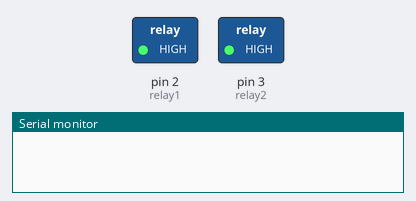
A sketch run on a simulated Arduino Uno, built with avr-gcc and run on an emulated ATmega328P. Shown: switched loads named in the sketch (green lamp = pin HIGH), the last lines printed to the serial monitor.

Above: at 0.1 s.
At 51.1 s:
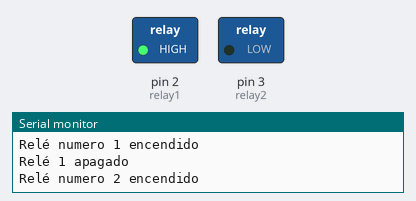
At 99.1 s:
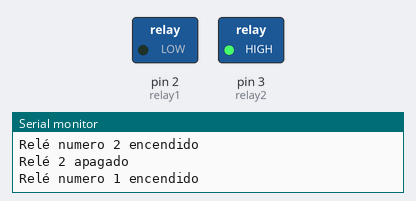
Timing chart, 0 to 100.6 s (numbered marks = the images above):
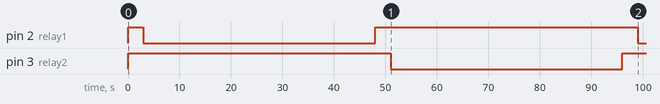

The sketch:

semaforo_2reles.ino
```cpp
/* Autor: Jesús López
   Fecha: 05 de Agosto de 2022
   Titulo: Proyecto iluminación con relé.
   Descripcion: Este programa realizará un encendido de la bombilla a través del relé y comutará entre otro relé para que siemrpe
   tenga una bombilla activa y nunca dos al mismo tiempo.


  Conexiones del relé:
    S: pin 2/3
    +: 5V
    -: GND
*/

// Definimos la salida de la señal del rele1 al pin número 2.
int relay1 = 2;

// Definimos la salida de la señal del rele2 al pin número 3.
int relay2 = 3;


// Configuración
void setup() {
  pinMode(relay1, OUTPUT); // Configuramos que el primer relé es una salida o OUTPUT de la placa, pin "D2".
  pinMode(relay2, OUTPUT); // Configuramos que el segundo relé es una salida o OUTPUT de la placa, pin "D3".
  Serial.begin(9600); // Abrir el puerto serie a la velocidad de 9600bpspara transferencia de datos.
}


// Código principal en búcle infinito
void loop() {

  // Iniciamos con los dos reles apagados.
  digitalWrite(relay1, HIGH);  // Envia señal ALTA (5V) al primer relé.
  digitalWrite(relay2, HIGH);  // Envia señal ALTA (5V) al relé número dos.
  delay(3000); // Retardo de 3 segundos

   // Encendido del relé número 1
  digitalWrite(relay1, LOW); // Envia señal BAJA (0V) al primer relé.
  Serial.println("Relé numero 1 encendido");
  delay(45000);           // 45 segundo encendido
   // Apagado del relé número 1
  digitalWrite(relay1, HIGH);  // Envia señal ALTA (5V) al primer relé.
  Serial.println("Relé 1 apagado");
  delay(3000);           // 3 segundos apagado


  // Encendido del relé número 2
  digitalWrite(relay2, LOW); // Envia señal BAJA (0V) al segundo relé.
  Serial.println("Relé numero 2 encendido");
  delay(45000);           // 45 segundos encendido
  // Apagado del relé número 2
  digitalWrite(relay2, HIGH);  // Envia señal ALTA (5V) al relé número dos.
  Serial.println("Relé 2 apagado");
}
```

Measured:
- by itself, pin 2 (relay1): LOW → HIGH at 0.00 s, → LOW 3.0 s later, → HIGH 45.0 s later, → LOW 51.0 s later
- by itself, pin 3 (relay2): LOW → HIGH at 0.00 s, → LOW 51.0 s later, → HIGH 45.0 s later
